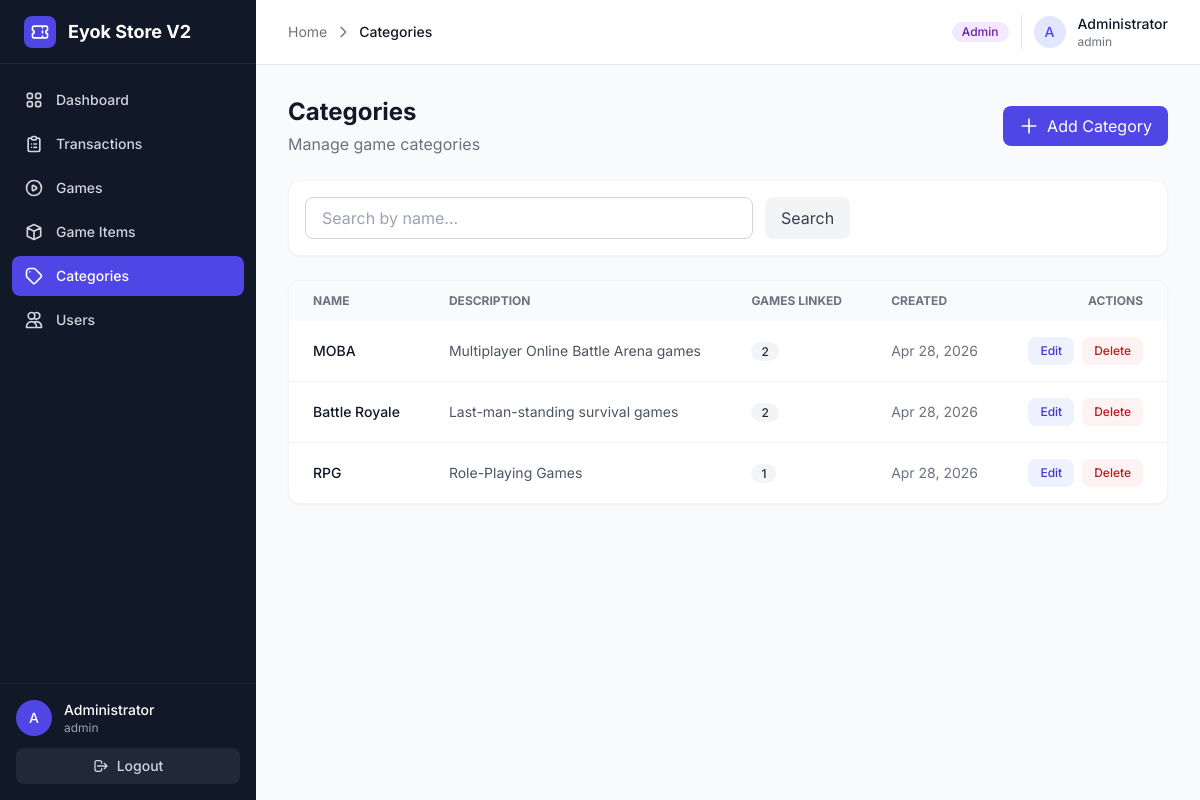
/modules/categories/index.php (signed in), run on the app's committed database.
### tables this page shows
CREATE TABLE `categories` (
  `id` int(11) NOT NULL,
  `name` varchar(100) NOT NULL,
  `description` text DEFAULT NULL,
  `created_at` timestamp NOT NULL DEFAULT current_timestamp()
);

### modules/categories/index.php (the view, shortened to what this page needs)
<?php
$db = getDBConnection();
$search = trim($_GET['search'] ?? '');
$params = [];
$where = '';
$page = max(1, intval($_GET['page'] ?? 1));
$perPage = 10;
$countSql = "SELECT COUNT(*) FROM categories $where";
$countStmt = $db->prepare($countSql);
$countStmt->execute($params);
$totalRows = $countStmt->fetchColumn();
$totalPages = max(1, ceil($totalRows / $perPage));
$page = min($page, $totalPages);
$offset = ($page - 1) * $perPage;
$sql = "SELECT c.*, (SELECT COUNT(*) FROM games WHERE category_id = c.id) as games_count
        FROM categories c
        $where
        ORDER BY c.created_at DESC
        LIMIT :limit OFFSET :offset";
$stmt = $db->prepare($sql);
$stmt->bindValue(':limit', $perPage, PDO::PARAM_INT);
$stmt->bindValue(':offset', $offset, PDO::PARAM_INT);
$stmt->execute();
$categories = $stmt->fetchAll();
require_once '../../includes/header.php';
require_once '../../includes/sidebar.php';
?>
<main class="lg:ml-64 pt-16 min-h-screen">
    <div class="p-4 lg:p-8">
        <div class="flex flex-col sm:flex-row sm:items-center sm:justify-between gap-4 mb-6">
            <div>
                <h1 class="text-2xl font-bold text-gray-900">Categories</h1>
                <p class="text-gray-500 mt-1">Manage game categories</p>
            </div>
            <a href="create.php" class="inline-flex items-center gap-2 bg-indigo-600 text-white px-4 py-2 rounded-lg hover:bg-indigo-700 transition-colors">
                <svg class="w-5 h-5" fill="none" stroke="currentColor" viewBox="0 0 24 24">
                    <path stroke-linecap="round" stroke-linejoin="round" stroke-width="2" d="M12 4v16m8-8H4"></path>
                </svg>
                Add Category
            </a>
        </div>
        <div class="bg-white rounded-xl shadow-sm border border-gray-100 p-4 mb-6">
            <form method="GET"
                  hx-get="index.php"
                  hx-trigger="input from:input[name='search'] delay:500ms"
                  hx-target="#search-results"
                  hx-select="#search-results"
                  hx-push-url="true"
                  class="flex gap-3">
                <input type="text" name="search" value="<?php echo htmlspecialchars($search); ?>" placeholder="Search by name..." class="flex-1 max-w-md px-4 py-2 border border-gray-300 rounded-lg focus:ring-2 focus:ring-indigo-500 focus:border-indigo-500 outline-none">
                <button type="submit" class="px-4 py-2 bg-gray-100 text-gray-700 rounded-lg hover:bg-gray-200 transition-colors">Search</button>
            </form>
        </div>
        <div id="search-results">
            <div class="bg-white rounded-xl shadow-sm border border-gray-100 overflow-hidden">
                <div class="overflow-x-auto">
                    <table class="w-full text-sm text-left">
                        <thead class="text-xs text-gray-500 uppercase bg-gray-50">
                            <tr>
                                <th class="px-6 py-3">Name</th>
                                <th class="px-6 py-3">Description</th>
                                <th class="px-6 py-3">Games Linked</th>
                                <th class="px-6 py-3">Created</th>
                                <th class="px-6 py-3 text-right">Actions</th>
                            </tr>
                        </thead>
                        <tbody class="divide-y divide-gray-100">
                            <?php if (empty($categories)): ?>
                                <tr>
                                    <td colspan="5" class="px-6 py-8 text-center text-gray-500">
                                        <?php echo $search ? 'No categories found matching your search.' : 'No categories yet. <a href="create.php" class="text-indigo-600 hover:underline">Create one</a>'; ?>
                                    </td>
                                </tr>
                            <?php else: ?>
                                <?php foreach ($categories as $cat): ?>
                                <tr class="hover:bg-gray-50">
                                    <td class="px-6 py-4 font-medium text-gray-900"><?php echo htmlspecialchars($cat['name']); ?></td>
                                    <td class="px-6 py-4 text-gray-600 max-w-xs truncate"><?php echo htmlspecialchars($cat['description'] ?? '-'); ?></td>
                                    <td class="px-6 py-4">
                                        <span class="px-2.5 py-0.5 rounded-full text-xs font-medium bg-gray-100 text-gray-800">
                                            <?php echo number_format($cat['games_count']); ?>
                                        </span>
                                    </td>
                                    <td class="px-6 py-4 text-gray-500"><?php echo date('M d, Y', strtotime($cat['created_at'])); ?></td>
                                    <td class="px-6 py-4 text-right">
                                        <div class="flex items-center justify-end gap-2">
                                            <a href="edit.php?id=<?php echo $cat['id']; ?>" class="inline-flex items-center gap-1 px-3 py-1.5 text-xs font-medium text-indigo-700 bg-indigo-50 rounded-lg hover:bg-indigo-100">Edit</a>
                                            <button onclick="confirmDelete(<?php echo $cat['id']; ?>, '<?php echo htmlspecialchars(addslashes($cat['name']), ENT_QUOTES); ?>')" class="inline-flex items-center gap-1 px-3 py-1.5 text-xs font-medium text-red-700 bg-red-50 rounded-lg hover:bg-red-100">Delete</button>
                                        </div>
                                    </td>
                                </tr>
                                <?php endforeach; ?>
                            <?php endif; ?>
                        </tbody>
                    </table>
                </div>
            </div>
        </div>
    </div>
</main>
<?php require_once '../../includes/footer.php'; ?>

### includes/header.php (style rules this page uses)
body { font-family: 'Inter', sans-serif; }

### data on the page
categories: name "MOBA", description "Multiplayer Online Battle Arena games", games_count "2", created_at "Apr 28, 2026"
categories: name "Battle Royale", description "Last-man-standing survival games", games_count "2", created_at "Apr 28, 2026"
categories: name "RPG", description "Role-Playing Games", games_count "1", created_at "Apr 28, 2026"

### other printed values
$pageTitle "Categories"
$_SESSION['role'] "Admin"
substr($_SESSION['full_name'] ?? 'U', 0, 1) "A"
$_SESSION['full_name'] "Administrator"
$_SESSION['username'] "admin"
$item['name'] "Dashboard"
$item['name'] "Transactions"
$item['name'] "Games"
$item['name'] "Game Items"
$item['name'] "Categories"
$item['name'] "Users"
